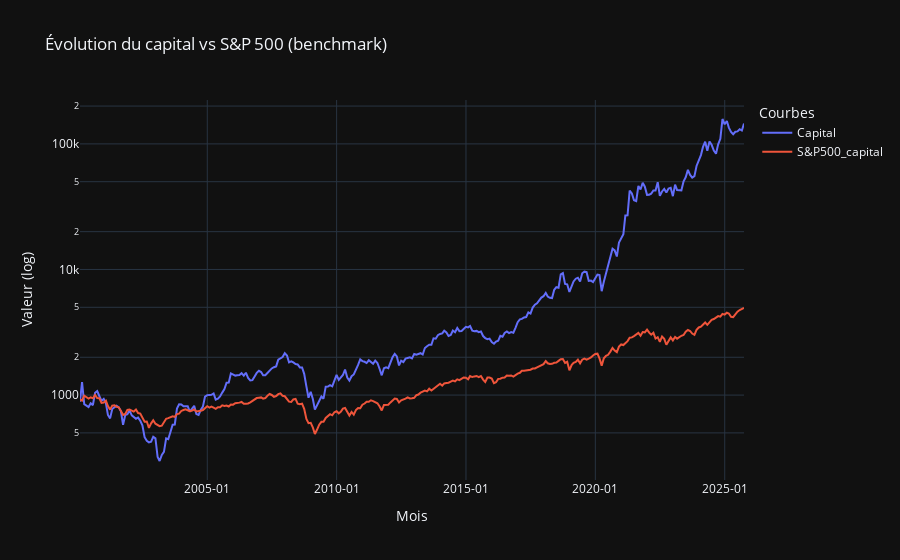
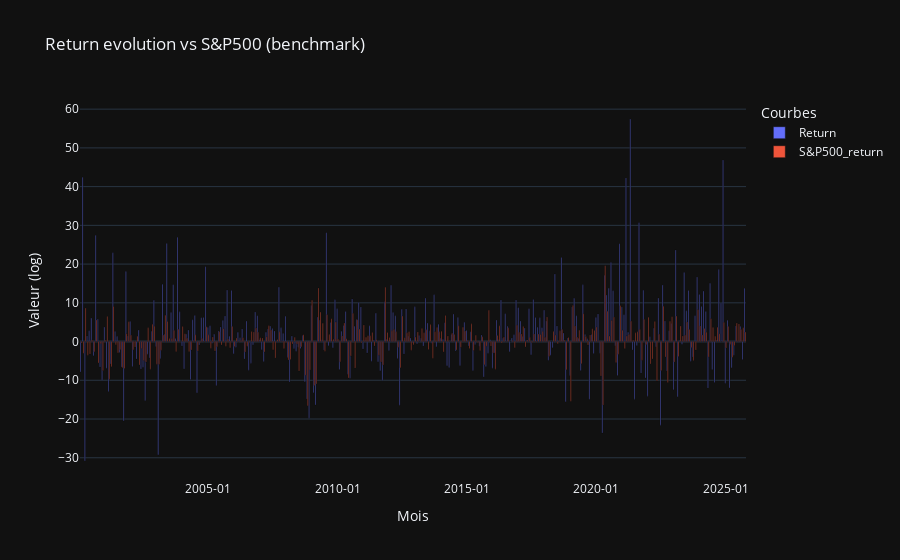
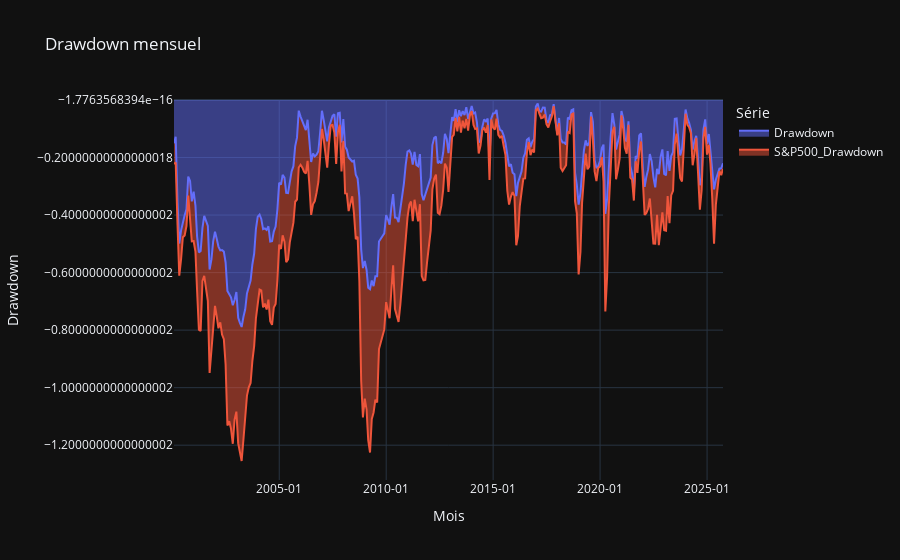
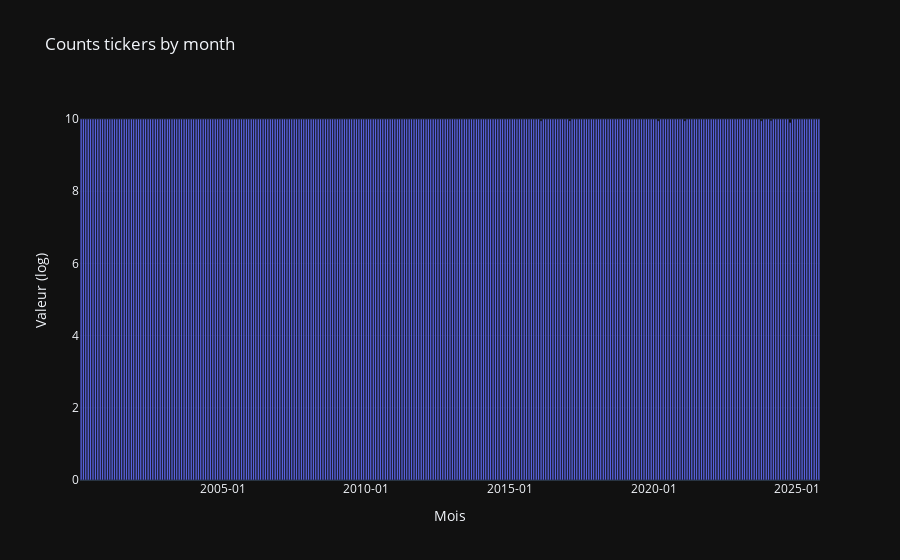

Notebook cell for these charts, in order:
### Code cell
# 6) Tracer l’évolution du capital vs benchmark (échelle log)
fig = px.line(
    portfolio_per_month.reset_index(),
    x="Date",
    y=["Capital", "S&P500_capital"],
    title="Évolution du capital vs S&P 500 (benchmark)",
    labels={"value": "Valeur", "variable": "Série", "Date": "Mois"}
)

fig.update_yaxes(type="log")  # axe Y en échelle logarithmique
fig.update_layout(
    xaxis_tickformat="%Y-%m",
    xaxis_title="Mois",
    yaxis_title="Valeur (log)",
    legend_title="Courbes"
)
fig.show()

fig = px.bar(
    portfolio_per_month.reset_index(),
    x="Date",
    y=["Return", "S&P500_return"],
    barmode="group",
    title="Return evolution vs S&P500 (benchmark)",
    labels={"value": "Valeur", "variable": "Série", "Date": "Mois"}
)
# axe Y en échelle logarithmique
fig.update_layout(
    xaxis_tickformat="%Y-%m",
    xaxis_title="Mois",
    yaxis_title="Valeur (log)",
    legend_title="Courbes"
)
fig.show()

fig = px.area(
    portfolio_per_month.reset_index(),
    x='Date',
    y=["Drawdown", "S&P500_Drawdown"],
    title="Drawdown mensuel",
    labels={"value": "Valeur", "variable": "Série", "Date": "Mois"}
)
fig.update_layout(
    xaxis_tickformat='%Y-%m',
    yaxis_tickformat='%.0%',
    yaxis_title="Drawdown",
)
fig.show()

fig = px.bar(
    portfolio_per_month.reset_index(),
    x="Date",
    y="Ticker_Count",
    title="Counts tickers by month",
    labels={"value": "Valeur", "variable": "Série", "Date": "Mois"}
)
# axe Y en échelle logarithmique
fig.update_layout(
    xaxis_tickformat="%Y-%m",
    xaxis_title="Mois",
    yaxis_title="Valeur (log)",
    legend_title="Courbes"
)
fig.show()

fig = px.line(
    portfolio_per_annual.reset_index(),
    x="Date",
    y=["Capital", "S&P500_capital"],
    title="Évolution du capital vs S&P500 (benchmark)",
    labels={"value": "Valeur", "variable": "Série", "Date": "Mois"}
)

fig.update_yaxes(type="log")  # axe Y en échelle logarithmique
fig.update_layout(
    xaxis_tickformat="%Y-%m",
    xaxis_title="Mois",
    yaxis_title="Valeur (log)",
    legend_title="Courbes"
)
fig.show()

fig = px.bar(
    portfolio_per_annual.reset_index(),
    x="Date",
    y=["Return", "S&P500_return"],
    barmode="group",
    title="Return evolution vs S&P500 (benchmark)",
    labels={"value": "Valeur", "variable": "Série", "Date": "Mois"}
)
# axe Y en échelle logarithmique
fig.update_layout(
    xaxis_tickformat="%Y-%m",
    xaxis_title="Mois",
    yaxis_title="Valeur (log)",
    legend_title="Courbes"
)
fig.show()

fig = px.area(
    portfolio_per_annual.reset_index(),
    x='Date',
    y=["Drawdown", "S&P500_Drawdown"],
    title="Drawdown annuel",
    labels={"value": "Valeur", "variable": "Série", "Date": "Mois"}
)
fig.update_layout(
    xaxis_tickformat='%Y-%m',
    yaxis_tickformat='%.0%',
    yaxis_title="Drawdown",
)
fig.show()

### Figure 1 — Plotly figure (JSON) as saved in the notebook; plotly's stock layout.template omitted (floating-point values rounded to 4 significant figures; data arrays with more than 128 entries replaced by an {"elided": "..."} marker saying what was removed)
{"data": [{"hovertemplate": "Série=Capital<br>Mois=%{x}<br>Valeur=%{y}<extra></extra>", "legendgroup": "Capital", "line": {"color": "#636efa", "dash": "solid"}, "marker": {"symbol": "circle"}, "mode": "lines", "name": "Capital", "orientation": "v", "showlegend": true, "x": {"elided": "309 str values"}, "xaxis": "x", "y": {"elided": "309 float values"}, "yaxis": "y", "type": "scatter"}, {"hovertemplate": "Série=S&P500_capital<br>Mois=%{x}<br>Valeur=%{y}<extra></extra>", "legendgroup": "S&P500_capital", "line": {"color": "#EF553B", "dash": "solid"}, "marker": {"symbol": "circle"}, "mode": "lines", "name": "S&P500_capital", "orientation": "v", "showlegend": true, "x": {"elided": "309 str values"}, "xaxis": "x", "y": {"elided": "309 float values"}, "yaxis": "y", "type": "scatter"}], "layout": {"xaxis": {"anchor": "y", "domain": [0.0, 1.0], "title": {"text": "Mois"}, "tickformat": "%Y-%m"}, "yaxis": {"anchor": "x", "domain": [0.0, 1.0], "title": {"text": "Valeur (log)"}, "type": "log"}, "legend": {"title": {"text": "Courbes"}, "tracegroupgap": 0}, "title": {"text": "Évolution du capital vs S&P 500 (benchmark)"}}}

### Figure 2 — Plotly figure (JSON) as saved in the notebook; plotly's stock layout.template omitted (floating-point values rounded to 4 significant figures; data arrays with more than 128 entries replaced by an {"elided": "..."} marker saying what was removed)
{"data": [{"alignmentgroup": "True", "hovertemplate": "Série=Return<br>Mois=%{x}<br>Valeur=%{y}<extra></extra>", "legendgroup": "Return", "marker": {"color": "#636efa", "pattern": {"shape": ""}}, "name": "Return", "offsetgroup": "Return", "orientation": "v", "showlegend": true, "textposition": "auto", "x": {"elided": "309 str values"}, "xaxis": "x", "y": {"elided": "309 float values"}, "yaxis": "y", "type": "bar"}, {"alignmentgroup": "True", "hovertemplate": "Série=S&P500_return<br>Mois=%{x}<br>Valeur=%{y}<extra></extra>", "legendgroup": "S&P500_return", "marker": {"color": "#EF553B", "pattern": {"shape": ""}}, "name": "S&P500_return", "offsetgroup": "S&P500_return", "orientation": "v", "showlegend": true, "textposition": "auto", "x": {"elided": "309 str values"}, "xaxis": "x", "y": {"elided": "309 float values"}, "yaxis": "y", "type": "bar"}], "layout": {"xaxis": {"anchor": "y", "domain": [0.0, 1.0], "title": {"text": "Mois"}, "tickformat": "%Y-%m"}, "yaxis": {"anchor": "x", "domain": [0.0, 1.0], "title": {"text": "Valeur (log)"}}, "legend": {"title": {"text": "Courbes"}, "tracegroupgap": 0}, "title": {"text": "Return evolution vs S&P500 (benchmark)"}, "barmode": "group"}}

### Figure 3 — Plotly figure (JSON) as saved in the notebook; plotly's stock layout.template omitted (floating-point values rounded to 4 significant figures; data arrays with more than 128 entries replaced by an {"elided": "..."} marker saying what was removed)
{"data": [{"fillpattern": {"shape": ""}, "hovertemplate": "Série=Drawdown<br>Mois=%{x}<br>Valeur=%{y}<extra></extra>", "legendgroup": "Drawdown", "line": {"color": "#636efa"}, "marker": {"symbol": "circle"}, "mode": "lines", "name": "Drawdown", "orientation": "v", "showlegend": true, "stackgroup": "1", "x": {"elided": "309 str values"}, "xaxis": "x", "y": {"elided": "309 float values"}, "yaxis": "y", "type": "scatter"}, {"fillpattern": {"shape": ""}, "hovertemplate": "Série=S&P500_Drawdown<br>Mois=%{x}<br>Valeur=%{y}<extra></extra>", "legendgroup": "S&P500_Drawdown", "line": {"color": "#EF553B"}, "marker": {"symbol": "circle"}, "mode": "lines", "name": "S&P500_Drawdown", "orientation": "v", "showlegend": true, "stackgroup": "1", "x": {"elided": "309 str values"}, "xaxis": "x", "y": {"elided": "309 float values"}, "yaxis": "y", "type": "scatter"}], "layout": {"xaxis": {"anchor": "y", "domain": [0.0, 1.0], "title": {"text": "Mois"}, "tickformat": "%Y-%m"}, "yaxis": {"anchor": "x", "domain": [0.0, 1.0], "title": {"text": "Drawdown"}, "tickformat": "%.0%"}, "legend": {"title": {"text": "Série"}, "tracegroupgap": 0}, "title": {"text": "Drawdown mensuel"}}}

### Figure 4 — Plotly figure (JSON) as saved in the notebook; plotly's stock layout.template omitted (floating-point values rounded to 4 significant figures; data arrays with more than 128 entries replaced by an {"elided": "..."} marker saying what was removed)
{"data": [{"hovertemplate": "Mois=%{x}<br>Ticker_Count=%{y}<extra></extra>", "legendgroup": "", "marker": {"color": "#636efa", "pattern": {"shape": ""}}, "name": "", "orientation": "v", "showlegend": false, "textposition": "auto", "x": {"elided": "309 str values"}, "xaxis": "x", "y": {"elided": "309 float values"}, "yaxis": "y", "type": "bar"}], "layout": {"xaxis": {"anchor": "y", "domain": [0.0, 1.0], "title": {"text": "Mois"}, "tickformat": "%Y-%m"}, "yaxis": {"anchor": "x", "domain": [0.0, 1.0], "title": {"text": "Valeur (log)"}}, "legend": {"tracegroupgap": 0, "title": {"text": "Courbes"}}, "title": {"text": "Counts tickers by month"}, "barmode": "relative"}}
